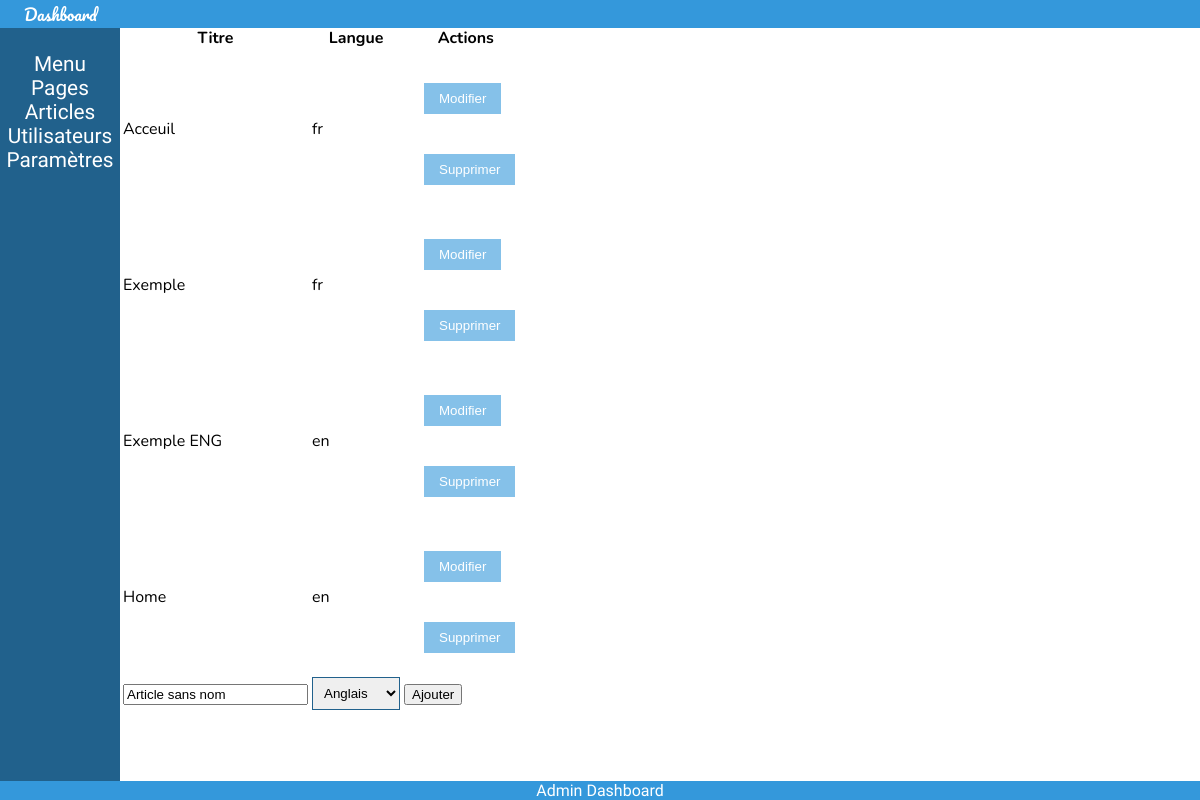
/dashboard/index.php?controller=PageAdminController&method=main, run on an earlier commit of the app's database.
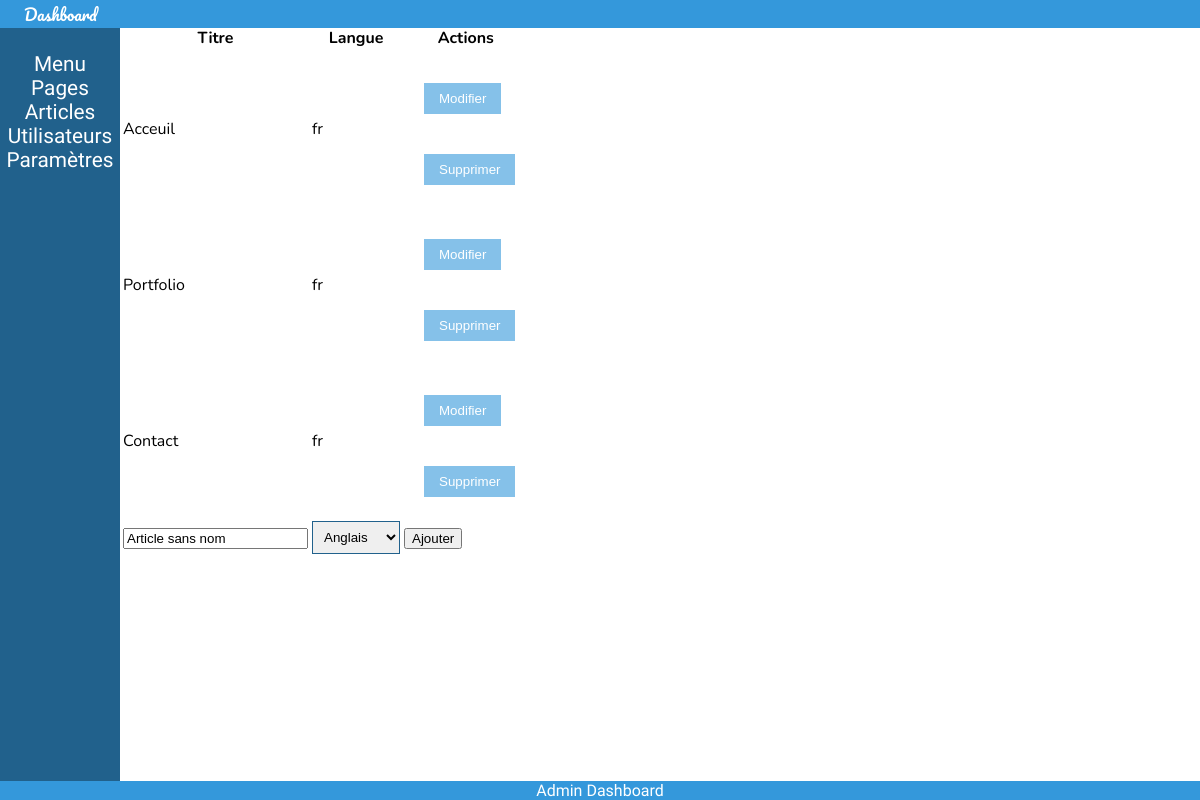
And on a later commit of the database.
### tables this page shows
CREATE TABLE "page" (
	"id"	INTEGER NOT NULL PRIMARY KEY AUTOINCREMENT,
	"title"	TEXT,
	"content"	TEXT,
	"url"	TEXT,
	"lang"	TEXT,
	"traduction"	INTEGER,
	"homepage"	INTEGER
);

### dashboard/Controller/PageAdminController.php (called while the page is built, shortened)
<?php
class PageAdminController {
  static function main() {
    $pages = PageModel::getAllBase();
    require_once('View/MainView.php');
  }
}
 ?>

### dashboard/index.php (called while the page is built, shortened)
<?php
require_once(APP_DIR . 'Database/database.php');
$controller = "MainAdminController";
$method = "index";
if(isset($_GET['controller']) && isset($_GET['method'])){
  if(method_exists($_GET['controller'], $_GET['method'])){
    $controller = $_GET['controller'];
    $method = $_GET['method'];
  }
}
$controller::$method();
 ?>

### app/Database/Database.php (called while the page is built)
<?php
class Database {
  static $db;
  static function init(){
    try{
      self::$db = new PDO('sqlite:' . DB_LOCATION);
      self::$db->setAttribute(PDO::ATTR_DEFAULT_FETCH_MODE, PDO::FETCH_ASSOC);
      self::$db->setAttribute(PDO::ATTR_ERRMODE, PDO::ERRMODE_EXCEPTION);
    } catch(Exception $e) {
        echo "Impossible d'accéder à la base de données SQLite : ".$e->getMessage();
        die();
    }
  }
  static function get(){
    return self::$db;
  }
}

### app/Model/PageModel.php (called while the page is built, shortened)
<?php
class PageModel {
  static function getAllBase(){
    $sql = Database::get()->prepare("SELECT * FROM page");
    $sql->execute();
    $pages = $sql->fetchAll(PDO::FETCH_CLASS, "PageModel");
    return $pages;
  }
}
 ?>

### dashboard/View/page.php (the view, shortened to what this page needs)
<?php
function display_action_edit($id){
  echo '<form>';
  echo '<input type="submit" value="Modifier">';
  echo '</form>';
}
function display_action_delete($id){
  echo '<form>';
  echo '<input type="submit" value="Supprimer">';
  echo '</form>';
}
 ?>
<table>
  <tr>
    <th>Titre</th>
    <th>Langue</th>
    <th>Actions</th>
  </tr>
    <?php
    foreach($pages as $page){
      echo '<tr>';
      echo '<td>' . $page->title . '</td>';
      echo '<td>' . $page->lang . '</td>';
      echo '<td>';
      display_action_edit($page->id);
      display_action_delete($page->id);
      echo '</td>';
      echo '</tr>';
    }
     ?>
     <tr>
       <form action="" method="get">
         <td>
           <input type="text" name="key-title" value="Article sans nom">
         </td>
         <td>
           <select name="key-lang">
             <option value="en" selected>Anglais</option>
           </select>
         </td>
         <td>
           <input type="submit" value="Ajouter">
         </td>
       </form>
     </tr>
</table>

What changed in the data, as far as the page shows it:
removed page: title "Exemple ENG", lang "en"
removed page: title "Home", lang "en"
changed page: title "Exemple" → "Portfolio"
added page: title "Contact", lang "fr"
